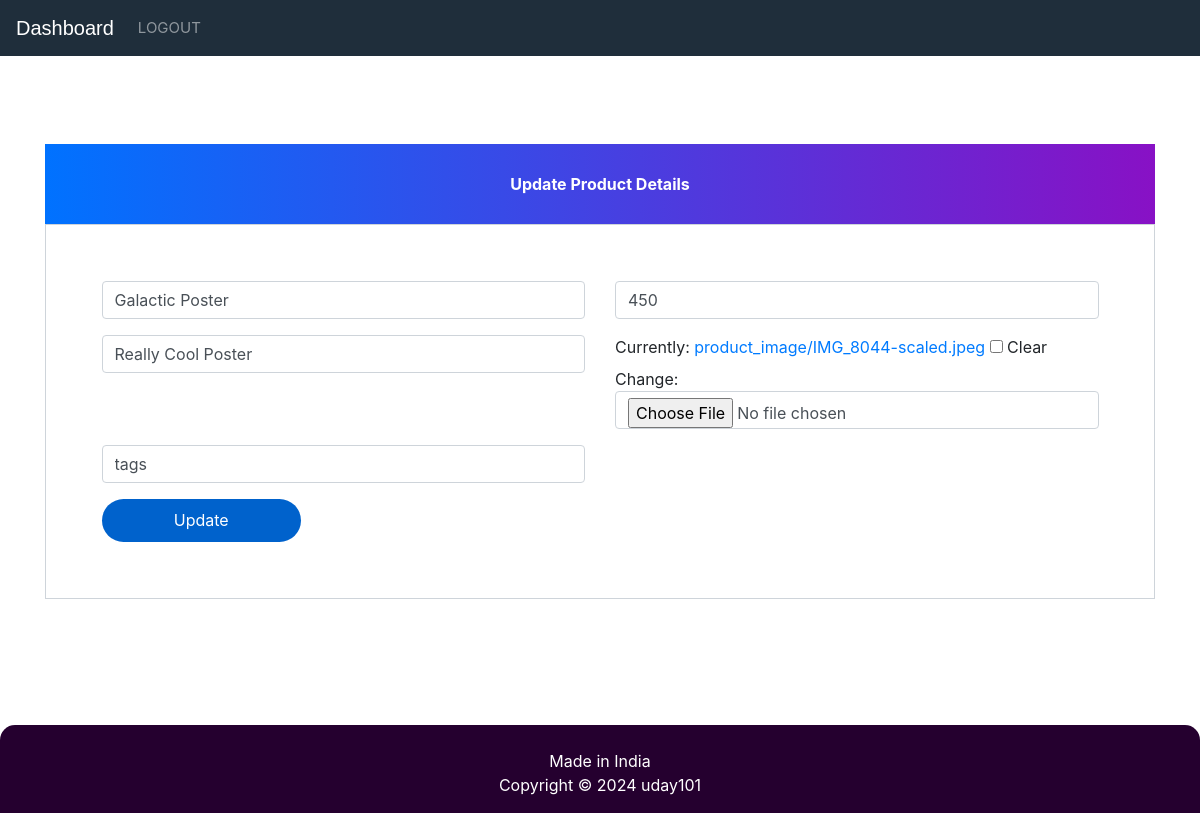
The app's page /update-product/1 (signed in) with its own data.
### ecom/models.py (models this page shows, shortened)
class Product(models.Model):
    name=models.CharField(max_length=40)
    product_image= models.ImageField(upload_to='product_image/',null=True,blank=True)
    price = models.PositiveIntegerField()
    description=models.CharField(max_length=400)
    tags=models.CharField(max_length=100)

### ecom/views.py (the view)
# urls.py: path('update-product/<int:pk>', views.update_product_view,name='update-product'),
@login_required(login_url='adminlogin')
def update_product_view(request,pk):
    product=models.Product.objects.get(id=pk)
    productForm=forms.ProductForm(instance=product)
    if request.method=='POST':
        productForm=forms.ProductForm(request.POST,request.FILES,instance=product)
        if productForm.is_valid():
            productForm.save()
            return redirect('admin-products')
    return render(request,'ecom/admin_update_product.html',{'productForm':productForm})

### ecom/forms.py
class ProductForm(forms.ModelForm):
    class Meta:
        model=models.Product
        fields=['name','price','description','product_image','tags']

### templates/ecom/admin_update_product.html (shortened to what this page needs)
{% extends 'ecom/admin_base.html' %}
{% load static %}
{% load widget_tweaks %}
{% block content %}
<head>
  <link href="//maxcdn.bootstrapcdn.com/bootstrap/4.1.1/css/bootstrap.min.css" rel="stylesheet" id="bootstrap-css">
<link rel="stylesheet" href="{% static 'style.css' %}">
</head>
<br><br><br><br><br><br>
<form method="post" enctype="multipart/form-data">
  <div class="container register-form">
    <div class="form">
      <div class="note">
        <p>Update Product Details</p>
      </div>
      <div class="form-content">
        <div class="row">
          <div class="col-md-6">
            <div class="form-group">
              {% render_field productForm.name class="form-control" placeholder="Product Name" %}
            </div>
            <div class="form-group">
              {% render_field productForm.description class="form-control" placeholder="Description" %}
            </div>
          </div>
          <div class="col-md-6">
            <div class="form-group">
              {% render_field productForm.price class="form-control" placeholder="Price" %}
            </div>
            <div class="form-group">
              {% render_field productForm.product_image class="form-control" placeholder="product_image" %}
            </div>
          </div>
          <div class="col-md-6">
            <div class="form-group">
              {% render_field productForm.tags class="form-control" placeholder="tags" %}
            </div>
          </div>
        </div>
        <button type="submit" class="btnSubmit">Update</button>
      </div>
    </div>
  </div>
</form>
{% endblock content %}

### templates/ecom/admin_base.html (style rules this page uses)
p { text-align: center; }
.container { padding: 0px; }

### templates/ecom/admin_update_product.html (style rules this page uses)
a:link { text-decoration: none; }
.note { text-align: center; height: 80px; background: -webkit-linear-gradient(left, #0072ff, #8811c5); color: #fff; font-weight: bold; line-height: 80px; }
.form-content { padding: 5%; border: 1px solid #ced4da; margin-bottom: 2%; }
.form-control { border-radius: 1.5rem; }
.btnSubmit { border: none; border-radius: 1.5rem; padding: 1%; width: 20%; cursor: pointer; background: #0062cc; color: #fff; }

### records on screen
Product: name "Galactic Poster", description "Really Cool Poster", price "450", tags "tags"
